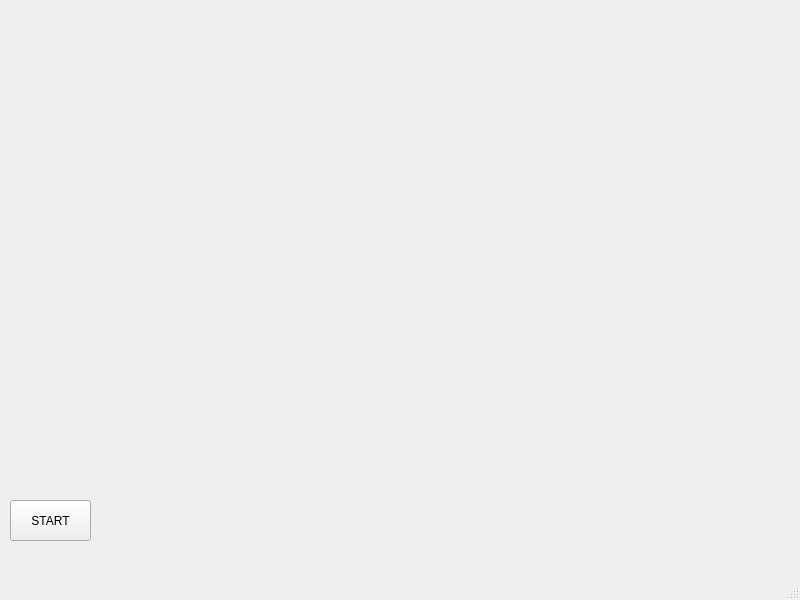
<?xml version="1.0" encoding="UTF-8"?>
<ui version="4.0">
 <class>MainWindow</class>
 <widget class="QMainWindow" name="MainWindow">
  <property name="geometry">
   <rect>
    <x>0</x>
    <y>0</y>
    <width>800</width>
    <height>600</height>
   </rect>
  </property>
  <property name="windowTitle">
   <string>MainWindow</string>
  </property>
  <widget class="QWidget" name="centralwidget">
   <widget class="QToolButton" name="startButton">
    <property name="geometry">
     <rect>
      <x>10</x>
      <y>500</y>
      <width>81</width>
      <height>41</height>
     </rect>
    </property>
    <property name="text">
     <string>START</string>
    </property>
   </widget>
   <widget class="QLabel" name="timeLabel">
    <property name="geometry">
     <rect>
      <x>700</x>
      <y>500</y>
      <width>91</width>
      <height>31</height>
     </rect>
    </property>
    <property name="text">
     <string/>
    </property>
   </widget>
  </widget>
  <widget class="QMenuBar" name="menubar">
   <property name="geometry">
    <rect>
     <x>0</x>
     <y>0</y>
     <width>800</width>
     <height>24</height>
    </rect>
   </property>
  </widget>
  <widget class="QStatusBar" name="statusbar"/>
 </widget>
 <resources/>
 <connections/>
</ui>
